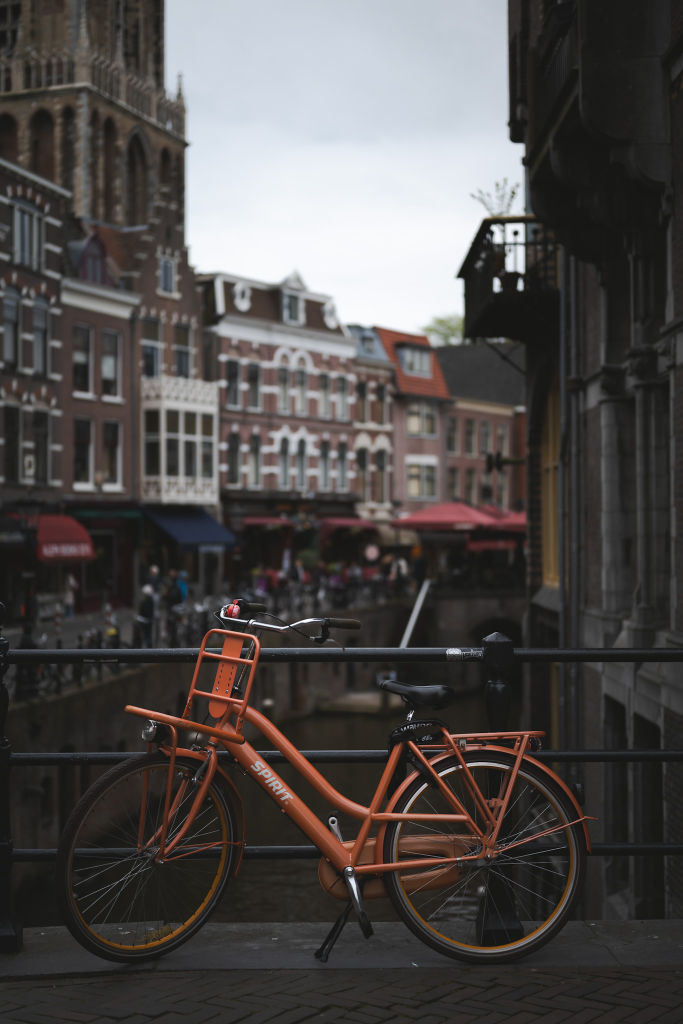
#> input picture images/01.JPG, 1365 x 2048 px (shown at 1/2 size); its folder holds only this picture in this run
$ python optimize-images.py
#> lines starting #> are read from the running program, lines starting #| are printed output that depends on the picture
"""Create responsive WebP files and build metadata, leaving source photos untouched.
Run before build-gallery.js. Requires Pillow 11.3.0.
"""
import json
import re
from pathlib import Path
from PIL import Image, ImageOps

root = Path(__file__).resolve().parent.parent
extensions = {'.jpg', '.jpeg', '.png', '.webp', '.avif'}
excluded = re.compile(r'^(og-image|favicon|apple-touch-icon|icon-\d+|logo)', re.I)
sources = sorted(p for p in (root / 'images').rglob('*')
                 if p.is_file() and p.suffix.lower() in extensions
                 and not any(part.startswith('.') for part in p.relative_to(root).parts)
                 and not excluded.match(p.name))
variants = {}
expected_paths = set()
for source in sources:
    key = source.relative_to(root).as_posix()
    variants[key] = {}
    with Image.open(source) as opened:
#> opened is the input picture: PIL image 1365x2048 RGB; mean R, G, B 79.7, 76.1, 74.9
        image = ImageOps.exif_transpose(opened).convert('RGB')
        for label, width in [('small', 640), ('large', 1600)]:
            copy = image.copy()
            copy.thumbnail((width, width), Image.Resampling.LANCZOS)
            relative = source.relative_to(root / 'images')
            target = root / 'assets' / 'photos' / relative.parent / (source.name + '.' + label + '.webp')
            expected_paths.add(target)
            target.parent.mkdir(parents=True, exist_ok=True)
            temporary = target.with_name(target.name + '.tmp')
            try:
                copy.save(temporary, 'WEBP', quality=82, method=4)
                temporary.replace(target)
            finally:
                temporary.unlink(missing_ok=True)
            variants[key][label] = target.relative_to(root).as_posix()
#> this loop made 2 passes
#> pass 1, `copy.save(temporary, 'WEBP', quality=82, method=4)`:
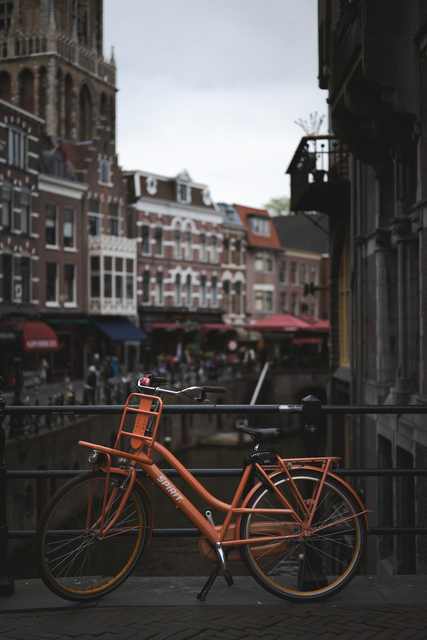
#> saved as 01.JPG.small.webp.tmp: PIL image 427x640 RGB; mean R, G, B 79.7, 76.1, 74.8
#> after the loop, expected_paths = 2 items; variants = 1 item
        variants[key]['width'], variants[key]['height'] = image.size
# Prune generated copies after a source photo is removed.
photos_dir = root / 'assets' / 'photos'
removed = 0
for pattern in ('*.small.webp', '*.large.webp'):
    for target in photos_dir.rglob(pattern):
        if target not in expected_paths:
            target.unlink()
            removed += 1
(root / 'photo-metadata.json').write_text(json.dumps(variants, ensure_ascii=False, indent=2) + '\n')
print(f'{len(variants)} photographs optimized; {removed} obsolete web copies removed.')
#| 1 photographs optimized; 0 obsolete web copies removed.
